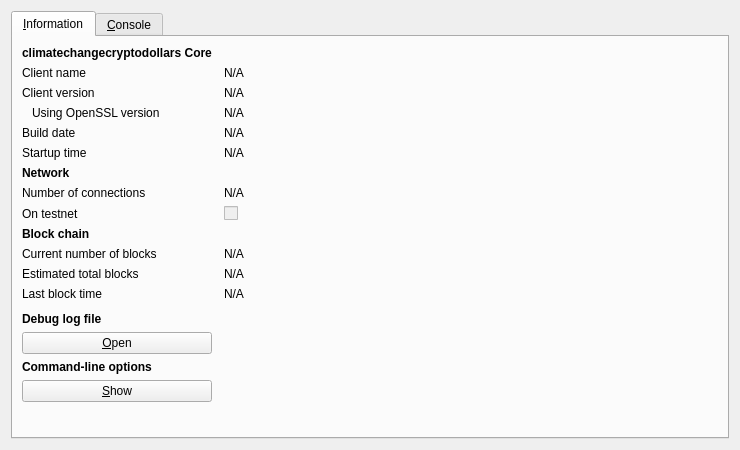
<?xml version="1.0" encoding="UTF-8"?>
<ui version="4.0">
 <class>RPCConsole</class>
 <widget class="QDialog" name="RPCConsole">
  <property name="geometry">
   <rect>
    <x>0</x>
    <y>0</y>
    <width>740</width>
    <height>450</height>
   </rect>
  </property>
  <property name="windowTitle">
   <string>climatechangecryptodollars - Debug window</string>
  </property>
  <layout class="QVBoxLayout" name="verticalLayout_2">
   <item>
    <widget class="QTabWidget" name="tabWidget">
     <property name="currentIndex">
      <number>0</number>
     </property>
     <widget class="QWidget" name="tab_info">
      <attribute name="title">
       <string>&amp;Information</string>
      </attribute>
      <layout class="QGridLayout" name="gridLayout" columnstretch="0,1">
       <property name="horizontalSpacing">
        <number>12</number>
       </property>
       <item row="0" column="0">
        <widget class="QLabel" name="label_9">
         <property name="font">
          <font>
           <weight>75</weight>
           <bold>true</bold>
          </font>
         </property>
         <property name="text">
          <string>climatechangecryptodollars Core</string>
         </property>
        </widget>
       </item>
       <item row="1" column="0">
        <widget class="QLabel" name="label_5">
         <property name="text">
          <string>Client name</string>
         </property>
        </widget>
       </item>
       <item row="1" column="1">
        <widget class="QLabel" name="clientName">
         <property name="cursor">
          <cursorShape>IBeamCursor</cursorShape>
         </property>
         <property name="text">
          <string>N/A</string>
         </property>
         <property name="textFormat">
          <enum>Qt::PlainText</enum>
         </property>
         <property name="textInteractionFlags">
          <set>Qt::LinksAccessibleByMouse|Qt::TextSelectableByKeyboard|Qt::TextSelectableByMouse</set>
         </property>
        </widget>
       </item>
       <item row="2" column="0">
        <widget class="QLabel" name="label_6">
         <property name="text">
          <string>Client version</string>
         </property>
        </widget>
       </item>
       <item row="2" column="1">
        <widget class="QLabel" name="clientVersion">
         <property name="cursor">
          <cursorShape>IBeamCursor</cursorShape>
         </property>
         <property name="text">
          <string>N/A</string>
         </property>
         <property name="textFormat">
          <enum>Qt::PlainText</enum>
         </property>
         <property name="textInteractionFlags">
          <set>Qt::LinksAccessibleByMouse|Qt::TextSelectableByKeyboard|Qt::TextSelectableByMouse</set>
         </property>
        </widget>
       </item>
       <item row="3" column="0">
        <widget class="QLabel" name="label_14">
         <property name="text">
          <string>Using OpenSSL version</string>
         </property>
         <property name="indent">
          <number>10</number>
         </property>
        </widget>
       </item>
       <item row="3" column="1">
        <widget class="QLabel" name="openSSLVersion">
         <property name="cursor">
          <cursorShape>IBeamCursor</cursorShape>
         </property>
         <property name="text">
          <string>N/A</string>
         </property>
         <property name="textFormat">
          <enum>Qt::PlainText</enum>
         </property>
         <property name="textInteractionFlags">
          <set>Qt::LinksAccessibleByMouse|Qt::TextSelectableByKeyboard|Qt::TextSelectableByMouse</set>
         </property>
        </widget>
       </item>
       <item row="4" column="0">
        <widget class="QLabel" name="label_12">
         <property name="text">
          <string>Build date</string>
         </property>
        </widget>
       </item>
       <item row="4" column="1">
        <widget class="QLabel" name="buildDate">
         <property name="cursor">
          <cursorShape>IBeamCursor</cursorShape>
         </property>
         <property name="text">
          <string>N/A</string>
         </property>
         <property name="textFormat">
          <enum>Qt::PlainText</enum>
         </property>
         <property name="textInteractionFlags">
          <set>Qt::LinksAccessibleByMouse|Qt::TextSelectableByKeyboard|Qt::TextSelectableByMouse</set>
         </property>
        </widget>
       </item>
       <item row="5" column="0">
        <widget class="QLabel" name="label_13">
         <property name="text">
          <string>Startup time</string>
         </property>
        </widget>
       </item>
       <item row="5" column="1">
        <widget class="QLabel" name="startupTime">
         <property name="cursor">
          <cursorShape>IBeamCursor</cursorShape>
         </property>
         <property name="text">
          <string>N/A</string>
         </property>
         <property name="textFormat">
          <enum>Qt::PlainText</enum>
         </property>
         <property name="textInteractionFlags">
          <set>Qt::LinksAccessibleByMouse|Qt::TextSelectableByKeyboard|Qt::TextSelectableByMouse</set>
         </property>
        </widget>
       </item>
       <item row="6" column="0">
        <widget class="QLabel" name="label_11">
         <property name="font">
          <font>
           <weight>75</weight>
           <bold>true</bold>
          </font>
         </property>
         <property name="text">
          <string>Network</string>
         </property>
        </widget>
       </item>
       <item row="7" column="0">
        <widget class="QLabel" name="label_7">
         <property name="text">
          <string>Number of connections</string>
         </property>
        </widget>
       </item>
       <item row="7" column="1">
        <widget class="QLabel" name="numberOfConnections">
         <property name="cursor">
          <cursorShape>IBeamCursor</cursorShape>
         </property>
         <property name="text">
          <string>N/A</string>
         </property>
         <property name="textFormat">
          <enum>Qt::PlainText</enum>
         </property>
         <property name="textInteractionFlags">
          <set>Qt::LinksAccessibleByMouse|Qt::TextSelectableByKeyboard|Qt::TextSelectableByMouse</set>
         </property>
        </widget>
       </item>
       <item row="8" column="0">
        <widget class="QLabel" name="label_8">
         <property name="text">
          <string>On testnet</string>
         </property>
        </widget>
       </item>
       <item row="8" column="1">
        <widget class="QCheckBox" name="isTestNet">
         <property name="enabled">
          <bool>false</bool>
         </property>
         <property name="text">
          <string/>
         </property>
        </widget>
       </item>
       <item row="9" column="0">
        <widget class="QLabel" name="label_10">
         <property name="font">
          <font>
           <weight>75</weight>
           <bold>true</bold>
          </font>
         </property>
         <property name="text">
          <string>Block chain</string>
         </property>
        </widget>
       </item>
       <item row="10" column="0">
        <widget class="QLabel" name="label_3">
         <property name="text">
          <string>Current number of blocks</string>
         </property>
        </widget>
       </item>
       <item row="10" column="1">
        <widget class="QLabel" name="numberOfBlocks">
         <property name="cursor">
          <cursorShape>IBeamCursor</cursorShape>
         </property>
         <property name="text">
          <string>N/A</string>
         </property>
         <property name="textFormat">
          <enum>Qt::PlainText</enum>
         </property>
         <property name="textInteractionFlags">
          <set>Qt::LinksAccessibleByMouse|Qt::TextSelectableByKeyboard|Qt::TextSelectableByMouse</set>
         </property>
        </widget>
       </item>
       <item row="11" column="0">
        <widget class="QLabel" name="label_4">
         <property name="text">
          <string>Estimated total blocks</string>
         </property>
        </widget>
       </item>
       <item row="11" column="1">
        <widget class="QLabel" name="totalBlocks">
         <property name="cursor">
          <cursorShape>IBeamCursor</cursorShape>
         </property>
         <property name="text">
          <string>N/A</string>
         </property>
         <property name="textFormat">
          <enum>Qt::PlainText</enum>
         </property>
         <property name="textInteractionFlags">
          <set>Qt::LinksAccessibleByMouse|Qt::TextSelectableByKeyboard|Qt::TextSelectableByMouse</set>
         </property>
        </widget>
       </item>
       <item row="12" column="0">
        <widget class="QLabel" name="label_2">
         <property name="text">
          <string>Last block time</string>
         </property>
        </widget>
       </item>
       <item row="12" column="1">
        <widget class="QLabel" name="lastBlockTime">
         <property name="cursor">
          <cursorShape>IBeamCursor</cursorShape>
         </property>
         <property name="text">
          <string>N/A</string>
         </property>
         <property name="textFormat">
          <enum>Qt::PlainText</enum>
         </property>
         <property name="textInteractionFlags">
          <set>Qt::LinksAccessibleByMouse|Qt::TextSelectableByKeyboard|Qt::TextSelectableByMouse</set>
         </property>
        </widget>
       </item>
       <item row="13" column="0">
        <spacer name="verticalSpacer_2">
         <property name="orientation">
          <enum>Qt::Vertical</enum>
         </property>
         <property name="sizeHint" stdset="0">
          <size>
           <width>20</width>
           <height>20</height>
          </size>
         </property>
        </spacer>
       </item>
       <item row="14" column="0">
        <widget class="QLabel" name="labelDebugLogfile">
         <property name="font">
          <font>
           <weight>75</weight>
           <bold>true</bold>
          </font>
         </property>
         <property name="text">
          <string>Debug log file</string>
         </property>
        </widget>
       </item>
       <item row="15" column="0">
        <widget class="QPushButton" name="openDebugLogfileButton">
         <property name="toolTip">
          <string>Open the climatechangecryptodollars debug log file from the current data directory. This can take a few seconds for large log files.</string>
         </property>
         <property name="text">
          <string>&amp;Open</string>
         </property>
         <property name="autoDefault">
          <bool>false</bool>
         </property>
        </widget>
       </item>
       <item row="16" column="0">
        <widget class="QLabel" name="labelCLOptions">
         <property name="font">
          <font>
           <weight>75</weight>
           <bold>true</bold>
          </font>
         </property>
         <property name="text">
          <string>Command-line options</string>
         </property>
        </widget>
       </item>
       <item row="17" column="0">
        <widget class="QPushButton" name="showCLOptionsButton">
         <property name="toolTip">
          <string>Show the climatechangecryptodollars-Qt help message to get a list with possible climatechangecryptodollars command-line options.</string>
         </property>
         <property name="text">
          <string>&amp;Show</string>
         </property>
         <property name="autoDefault">
          <bool>false</bool>
         </property>
        </widget>
       </item>
       <item row="18" column="0">
        <spacer name="verticalSpacer">
         <property name="orientation">
          <enum>Qt::Vertical</enum>
         </property>
         <property name="sizeHint" stdset="0">
          <size>
           <width>20</width>
           <height>40</height>
          </size>
         </property>
        </spacer>
       </item>
      </layout>
     </widget>
     <widget class="QWidget" name="tab_console">
      <attribute name="title">
       <string>&amp;Console</string>
      </attribute>
      <layout class="QVBoxLayout" name="verticalLayout_3">
       <property name="spacing">
        <number>3</number>
       </property>
       <item>
        <widget class="QTextEdit" name="messagesWidget">
         <property name="minimumSize">
          <size>
           <width>0</width>
           <height>100</height>
          </size>
         </property>
         <property name="readOnly">
          <bool>true</bool>
         </property>
         <property name="tabKeyNavigation" stdset="0">
          <bool>false</bool>
         </property>
         <property name="columnCount" stdset="0">
          <number>2</number>
         </property>
        </widget>
       </item>
       <item>
        <layout class="QHBoxLayout" name="horizontalLayout">
         <property name="spacing">
          <number>3</number>
         </property>
         <item>
          <widget class="QLabel" name="label">
           <property name="text">
            <string notr="true">&gt;</string>
           </property>
          </widget>
         </item>
         <item>
          <widget class="QLineEdit" name="lineEdit"/>
         </item>
         <item>
          <widget class="QPushButton" name="clearButton">
           <property name="maximumSize">
            <size>
             <width>24</width>
             <height>24</height>
            </size>
           </property>
           <property name="toolTip">
            <string>Clear console</string>
           </property>
           <property name="text">
            <string/>
           </property>
           <property name="icon">
            <iconset resource="../bitcoin.qrc">
             <normaloff>:/icons/remove</normaloff>:/icons/remove</iconset>
           </property>
           <property name="shortcut">
            <string notr="true">Ctrl+L</string>
           </property>
           <property name="autoDefault">
            <bool>false</bool>
           </property>
          </widget>
         </item>
        </layout>
       </item>
      </layout>
     </widget>
    </widget>
   </item>
  </layout>
 </widget>
 <resources>
  <include location="../bitcoin.qrc"/>
 </resources>
 <connections/>
</ui>
